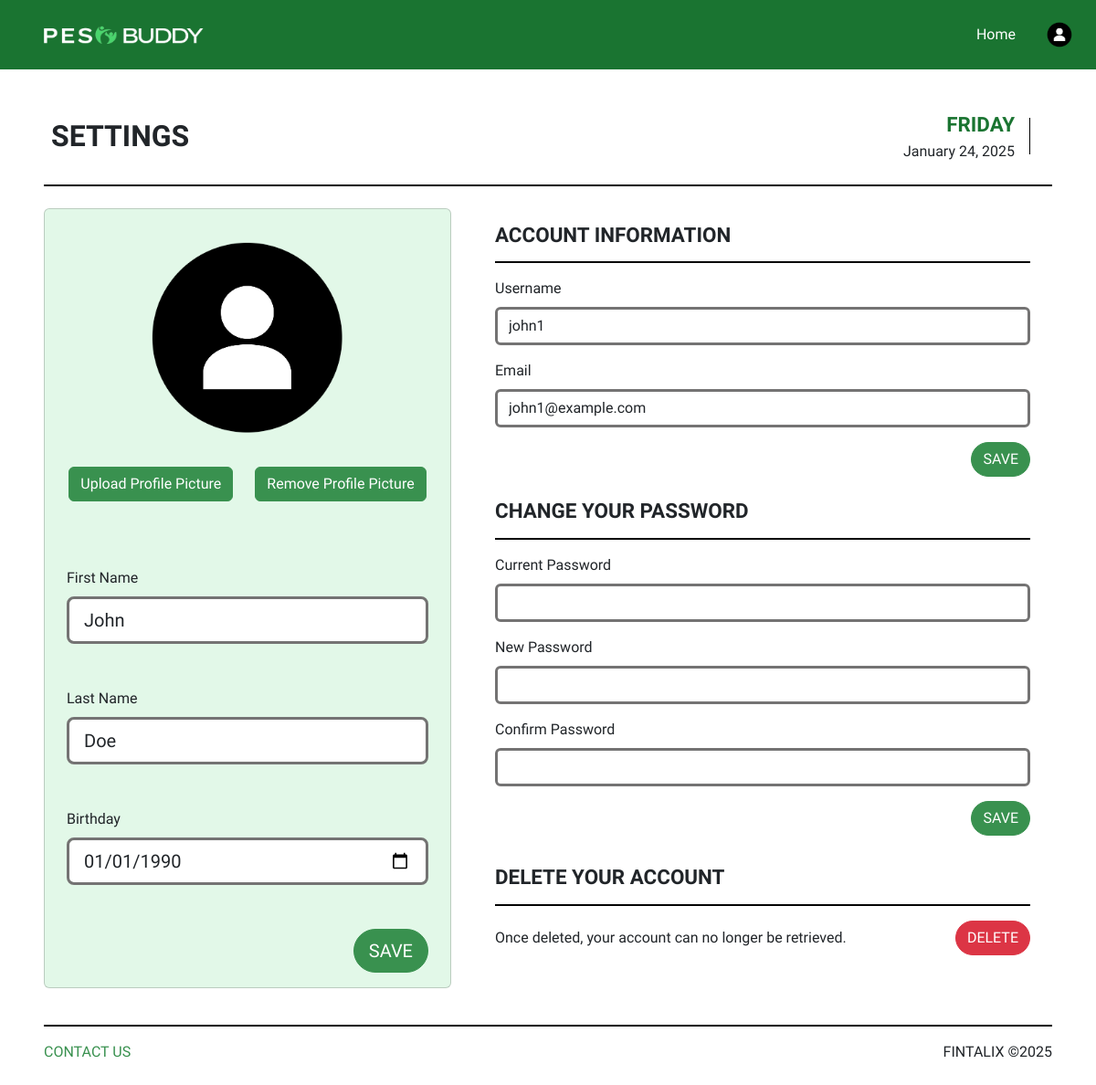
/settings.php (signed in), run on the app's committed database.
### tables this page shows
CREATE TABLE `users` (
  `userID` int(11) NOT NULL,
  `username` varchar(30) NOT NULL,
  `email` varchar(50) NOT NULL,
  `password` varchar(20) NOT NULL,
  `firstName` varchar(30) NOT NULL,
  `lastName` varchar(30) NOT NULL,
  `birthday` date NOT NULL,
  `dateCreated` timestamp(6) NOT NULL DEFAULT current_timestamp(6) ON UPDATE current_timestamp(6),
  `profilePicture` varchar(25) DEFAULT NULL,
  `role` varchar(10) NOT NULL DEFAULT 'user'
);

### connect.php (called while the page is built, shortened)
<?php
  function executeQuery($query){
    $conn = $GLOBALS['conn'];
    return mysqli_query($conn, $query);
  }
?>

### assets/php/imageProcessProfile.php (called while the page is built, shortened)
<?php
    $displayProfileQuery = "SELECT profilePicture FROM users WHERE userID = $userID;";
    $uploadResult = executeQuery($displayProfileQuery);
    while($row = mysqli_fetch_assoc($uploadResult)){
    $profilePicture = !empty($row['profilePicture']) ? $row['profilePicture'] : "defaultProfile.png";
    }
?>

### settings.php (the view, shortened to what this page needs)
<?php
include("connect.php");
$userID = $_SESSION['userID'];
$personalInfoQuery="SELECT * FROM userS WHERE userID=$userID";
$personalInfoResults= executeQuery($personalInfoQuery);
include("assets/php/imageProcessProfile.php");
?>
<!DOCTYPE html>
<html lang="en">
<head>
    <link href="https://cdn.jsdelivr.net/npm/bootstrap@5.3.0/dist/css/bootstrap.min.css" rel="stylesheet">
    <link rel="stylesheet" href="https://cdn.jsdelivr.net/npm/bootstrap-icons@1.11.3/font/bootstrap-icons.min.css">
    <link rel="stylesheet" href="assets/css/style.css">
</head>
<body>
    <?php include('assets/shared/navbar.php'); ?>
    <?php if(mysqli_num_rows($personalInfoResults)>0){
        while($personalInfoRows=mysqli_fetch_assoc($personalInfoResults)){
    ?>
    <div class="container-fluid px-3 px-md-5 py-5">
        <div class="row mb-4 mt-5 align-items-center justify-content-between px-2">
            <div class="col-12 col-md-6 pt-3 pt-md-4 order-2 order-md-1">
                <h1 class="heading mb-0">SETTINGS</h1>
            </div>
            <div class="col-12 col-md-auto d-flex flex-row align-items-center pt-3 pt-md-4 order-1 order-md-2">
                <div class="col-auto text-md-end">
                    <span class="subheading" style="color:#1A7431;"><?php echo strtoupper(date('l')); ?></span><br><?php echo date("F d, Y"); ?>
                </div>
                <div class="col-auto px-3 d-none d-md-block">
                </div>
            </div>
        </div>
        <hr class="mb-4">
        <div class="row g-4">
            <div class="col-12 col-lg-5">
                <div class="card stat-card h-100">
                    <div class="card-body px-3 px-md-4 d-flex flex-column">
                        <div class="text-center mb-5">
                            <img id="profilePreview" src="./assets/images/userProfile/<?php echo $profilePicture?>"
                                alt="Profile Picture" class="rounded-circle mb-3" style="width: 250px; height: 250px; object-fit: cover;">
                            <div class="d-flex flex-column flex-md-row flex-sm-row justify-content-center gap-4 mb-4">
                                <button class="btn btn-primary" data-bs-toggle="modal"
                                    data-bs-target="#uploadProfilePic">Upload Profile Picture</button>
                                <button class="btn btn-primary" data-bs-toggle="modal"
                                    data-bs-target="#removeProfilePic">Remove Profile Picture</button>
                            </div>
                        </div>
                        <form method="POST" class="flex-grow-1 d-flex flex-column">
                            <div class="row mb-5">
                                <div class="col-12">
                                    <label class="paragraph form-label">First Name</label>
                                    <input type="text" class="form-control form-control-lg" name="firstName" value="<?php echo $personalInfoRows['firstName']?>">
                                </div>
                            </div>
                            <div class="mb-5">
                                <label class="paragraph form-label">Last Name</label>
                                <input type="text" class="form-control form-control-lg" name="lastName" value="<?php echo $personalInfoRows['lastName']?>">
                            </div>
                            <div class="mb-5">
                                <label class="paragraph form-label">Birthday</label>
                                <input type="date" class="form-control form-control-lg" name="birthday" value="<?php echo date("Y-m-d", strtotime($personalInfoRows['birthday']))?>">
                            </div>
                            <div class="text-end">
                                <button class="btn btn-primary btn-lg rounded-pill" type="submit" name="btnProfile">SAVE</button>
                            </div>
                        </form>
                    </div>
                </div>
            </div>
            <div class="col-12 col-lg-7">
                <div class="card border-0 h-100" style="background-color: transparent;">
                    <div class="card-body px-3 px-md-4">
                        <div class="mb-4">
                            <h5 class="subheading mb-2">ACCOUNT INFORMATION</h5>
                            <hr class="mb-3">
                            <form method="POST">
                                <div class="mb-3">
                                    <label class="paragraph form-label">Username</label>
                                    <input type="text" class="form-control" name="username" value="<?php echo $personalInfoRows['username']?>">
                                </div>
                                <div class="mb-3">
                                    <label class="paragraph form-label">Email</label>
                                    <input type="email" class="form-control" name="email" value="<?php echo $personalInfoRows['email']?>">
                                </div>
                                <div class="text-end">
                                    <button class="btn btn-primary rounded-pill" type="submit" name="btnAccountInfo">SAVE</button>
                                </div>
                            </form>
                        </div>
                        <div class="mb-4">
                            <h5 class="subheading mb-2">CHANGE YOUR PASSWORD</h5>
                            <hr class="mb-3">
                            <form method="POST">
                                <div class="mb-3">
                                    <label class="paragraph form-label">Current Password</label>
                                    <input type="password" class="form-control" name="oldpassword" value="">
                                </div>
                                <div class="mb-3">
                                    <label class="paragraph form-label">New Password</label>
                                    <input type="password" class="form-control" name="newpassword">
                                </div>
                                <div class="mb-3">
                                    <label class="paragraph form-label">Confirm Password</label>
                                    <input type="password" class="form-control" name="confirmpassword">
                                </div>
                                <div class="text-end">
                                    <button class="btn btn-primary rounded-pill" type="submit" name="btnChangePassword">SAVE</button>
                                </div>
                            </form>
                        </div>
                        <div class="mt-auto">
                            <h5 class="subheading mb-2">DELETE YOUR ACCOUNT</h5>
                            <hr class="mb-3">
                            <div
                                class="d-flex flex-column flex-md-row justify-content-between align-items-start align-items-md-center gap-2">
                                <p class="paragraph mb-0">Once deleted, your account can no longer be retrieved.</p>
                                <button class="btn btn-danger rounded-pill align-self-end" data-bs-toggle="modal"
                                    data-bs-target="#deleteAccountModal">DELETE</button>
                            </div>
                        </div>
                    </div>
                </div>
            </div>
        </div>
        <?php
             }
            }
        ?>
        <div class="row mt-4">
            <div class="col-12">
                <hr>
                <div class="d-flex justify-content-between">
                    <a href="#" class="text-decoration-none paragraph" style="color: var(--primaryColor)">CONTACT
                        US</a>
                    <span class="paragraph">FINTALIX ©2025</span>
                </div>
            </div>
        </div>
    </div>
</body>
</html>

### assets/css/style.css (style rules this page uses)
:root { --primaryFont: "Lexend Exa", sans-serif; --primaryColor: #39914f; --secondaryColor: #4ad66d; --darkColor: #1a7431; --lightColor: #c9f1c2; --linkHoverColor: #e2f8e8; --borderColor: #747373; }
body { font-family: var(--primaryFont); }
.heading { font-size: 2rem; font-weight: bolder; }
.subheading { font-size: 1.4rem; font-weight: bolder; }
.paragraph { font-size: 1rem; }
.btn-primary { --bs-btn-bg: var(--primaryColor); --bs-btn-border-color: var(--primaryColor); --bs-btn-hover-bg: var(--darkColor); --bs-btn-hover-border-color: var(--darkColor); --bs-btn-active-bg: var(--darkColor); --bs-btn-active-border-color: var(--darkColor); }
hr { border: 1px solid black; opacity: 1; }
.stat-card { background-color: var(--linkHoverColor) !important; }
.form-control { border: 3px solid var(--borderColor) !important; }

### data on the page
users: firstName "John", lastName "Doe", birthday "01/01/1990", username "john1", email "john1@example.com"
